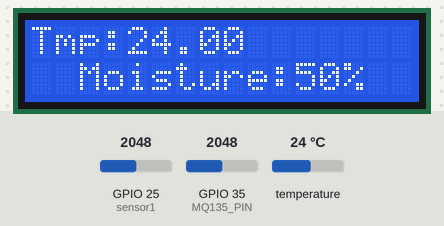
Bench run of a sketch on a simulated ESP32. Parts: 16×2 character LCD. Inputs (shaded band) come from the test bench; at power-on: GPIO 25 (sensor1) = 2048, temperature 24 °C, GPIO 35 (MQ135_PIN) = 2048. WiFi joins after 1.5 s; servers stay silent unless stated; no MQTT or app messages arrive unless stated; what the sketch prints to the serial monitor is not drawn.

Above: at 5.8 s.
5.9 s: GPIO 25 (sensor1) set to 43
At 7.4 s:
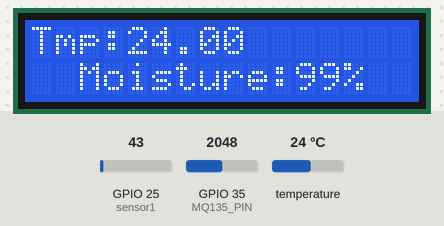
7.7 s: GPIO 25 (sensor1) set to 37
At 8.2 s:
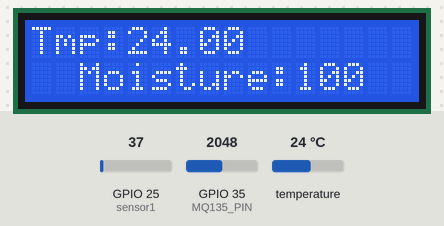
9.2 s: temperature set to 12 °C
At 9.8 s:
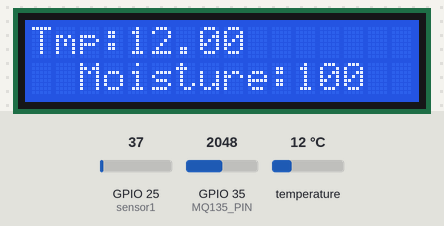
13.1 s: temperature set to 19 °C
At 14.4 s:
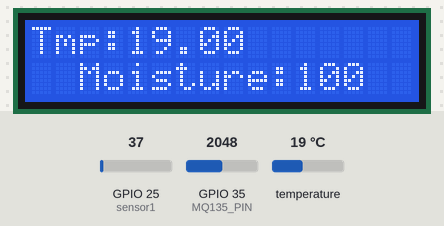
14.7 s: GPIO 25 (sensor1) set to 491
At 15.3 s:
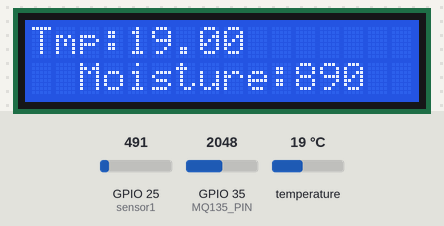
Timing chart, 0 to 17.2 s (numbered marks = the images above; inputs shaded):
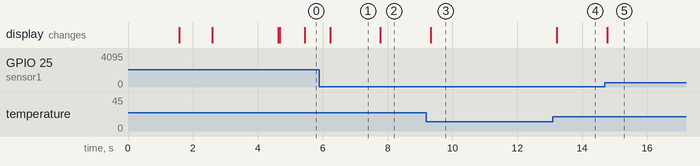

The sketch:

sketch_jan18a.ino
```cpp
#include <LiquidCrystal_I2C.h>
#include <WiFi.h>
#include <PubSubClient.h>
#include "SparkFunHTU21D.h"

#include "SD.h"
#include "SPI.h"
#include <OneWire.h>
#include <DallasTemperature.h>

#define DS18B20PIN 4
OneWire oneWire(DS18B20PIN);

DallasTemperature sensor(&oneWire);
// Create the lcd object address 0x3F and 16 columns x 2 rows
LiquidCrystal_I2C lcd (0x27, 16,2);  //
HTU21D myHumidity;
const char* ssid = "tpdefault";
const char* password = "manas12345";
const char* mqtt_server = "139.59.90.224";
WiFiClient espClient;
PubSubClient client(espClient);
char MQ135_PIN = 35;
char MQ09_PIN = 14;

int sensor1 = 25;
int value ;
int moisturePercentage;
char Mq09_data;
char Mq135_data;
int air = 12;
int methane= 14;
long lastMsg = 0;
char msg[50];


void setup()
{

         Serial.begin(115200);
         sensor.begin();
       Serial.println("Connecting to ");     // connecting to wifi
       Serial.println(ssid);
       WiFi.begin(ssid, password);

      while (WiFi.status() != WL_CONNECTED)
     {
            delay(500);
            Serial.print(".");
     }
      Serial.println("");
      Serial.println("WiFi connected");
        Serial.println("");
  Serial.println("WiFi connected");
  Serial.println("IP address: ");
  Serial.println(WiFi.localIP());
  client.setServer(mqtt_server, 1883);


 lcd. init ();
  lcd. backlight ();

   //writeFile(SD, "/Readings.txt", 'HEllo');
    delay(1000);
  lcd.clear();
   myHumidity.begin();
   lcd. setCursor (0, 0);
   lcd.print ("Whiz Key Pvt.Ltd  ");
   //lcd. setCursor (16, 1);
  //lcd.print ("Welcome ");
  delay(2000);
  lcd.clear();
  //sensors.begin();

  lcd. setCursor (6, 0);
  lcd.print((char)223);
  lcd. setCursor (7, 0);
  lcd.print ("C");
   lcd. setCursor (0, 0);
  lcd.print ("Tmp:");
   lcd. setCursor (9,0 );
   lcd. setCursor (2, 1);
  lcd.print ("Moisture:");
   lcd. setCursor (13, 1);
  lcd.print ("%");

}

void loop()
{
  if (!client.connected()) {
  reconnect();
 }
 client.loop();
 value = analogRead(sensor1);
value = map(value,0,4096,100,0);
Serial.print(value);
lcd. setCursor (11, 1);
lcd. print (value);
 sensor.requestTemperatures();
 float tempinC = sensor.getTempCByIndex(0);
  lcd. setCursor (0, 0);
  Mq135_data = analogRead(MQ135_PIN);
  Serial.println("ºF");
  Serial.print("Mq09_data  ==  ");
  Serial.println(Mq09_data);
  Serial.print("Mq135_data  ==  ");
  Serial.println(Mq135_data);
  lcd. setCursor (4, 0);
  lcd. print (tempinC);


  lcd. setCursor (11, 1);
  //lcd. print (value1);
  String dataPacket = String (tempinC) + ","+ ","+String (air) +"," +String(methane) ;
client.publish("compost/wifi/1",dataPacket.c_str());

}
//------------------------------------------------------------------
void reconnect() {
  // Loop until we're reconnected
  while (!client.connected()) {
    Serial.print("Attempting MQTT connection...");
    // Attempt to connect
    if (client.connect("ESP8266Client")) {
      Serial.println("connected");
      // Subscribe
      client.subscribe("WMS/APP1");


     // client.subscribe("esp/vib");


    } else {
      Serial.print("failed, rc=");
      Serial.print(client.state());
      Serial.println(" try again in 5 seconds");
      // Wait 5 seconds before retrying
      delay(5000);
    }
  }
}
void callback(char* topic, byte* message, unsigned int length) {
  Serial.print("Message arrived on topic: ");
  Serial.print(topic);
  Serial.print(". Message: ");
  String messageTemp;

  for (int i = 0; i < length; i++) {
    Serial.print((char)message[i]);
    messageTemp += (char)message[i];

  }
  Serial.println();

  // Feel free to add more if statements to control more GPIOs with MQTT

  // If a message is received on the topic esp32/output, you check if the message is either "on" or "off".
  // Changes the output state according to the message
  if (String(topic) == "WMS/APP1") {
    Serial.println(messageTemp);
    if(messageTemp=="1"){
    }
  //String dataPacket = String(Rotation2) + "," + String(Rotation3) + "," + String(Rotation1) + "," + viber2 + "," + viber1 + "," + viber3 + "," + Channel1 + "," + Channel2 + "," + Channel3 ;

    }
}
void setup_wifi()
{
  delay(10);
  // We start by connecting to a WiFi network
  Serial.println();
  Serial.print("Connecting to ");
  Serial.println(ssid);

  WiFi.begin(ssid, password);

  while (WiFi.status() != WL_CONNECTED) {
    delay(500);
    Serial.print(".");
  }

  Serial.println("");
  Serial.println("WiFi connected");
  Serial.println("IP address: ");
  Serial.println(WiFi.localIP());
}

//------------------------------------------------------------------
```

Measured:
- the behaviour switches between 41 and 40 on GPIO 25 (sensor1) (found by bisection; images 1 and 2)
- after the input at 5.9 s, the display: changes after 0.33 s (image 1)
- after the input at 7.7 s, the display: changes after 0.08 s (image 2)
- after the input at 9.2 s, the display: changes after 0.13 s (image 3)
- after the input at 13.1 s, the display: changes after 0.11 s (image 4)
- after the input at 14.7 s, the display: changes after 0.07 s (image 5)
